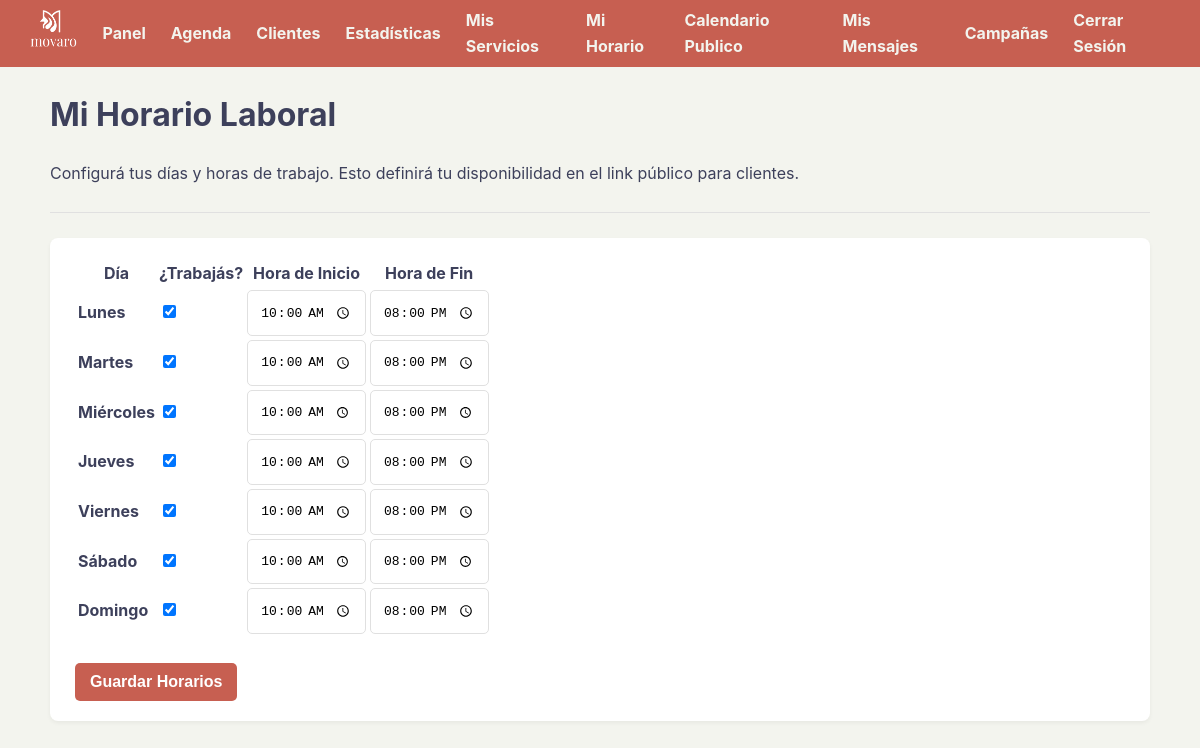
Before: /horarios (signed in) with the older database file.
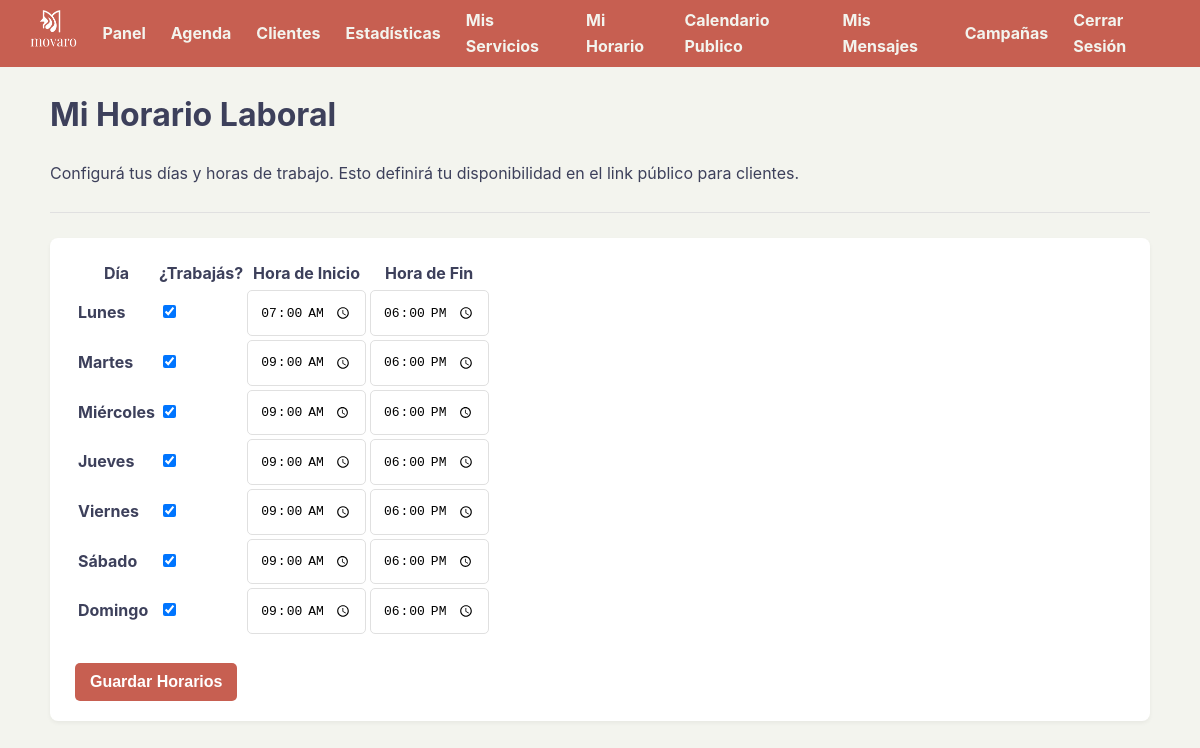
After: the same page with the newer database file.
### tables this page shows
CREATE TABLE horarios (
            id INTEGER PRIMARY KEY AUTOINCREMENT,
            usuario_id INTEGER NOT NULL,
            dia_semana INTEGER NOT NULL, -- 0=Lunes, 1=Martes, etc.
            hora_inicio TEXT,
            hora_fin TEXT,
            trabaja BOOLEAN NOT NULL DEFAULT 1, -- 1=Sí trabaja, 0=No trabaja
            UNIQUE(usuario_id, dia_semana),
            FOREIGN KEY (usuario_id) REFERENCES usuarios (id)
        );

### app.py (the view, shortened to what this page needs)
@app.route('/horarios', methods=['GET', 'POST'])
def gestionar_horarios():
    if 'usuario_id' not in session: return redirect('/login')
    usuario_id_actual = session['usuario_id']
    conn = sqlite3.connect(DATABASE)
    conn.row_factory = sqlite3.Row
    cursor = conn.cursor()
    cursor.execute("SELECT * FROM horarios WHERE usuario_id = ?", (usuario_id_actual,))
    horarios_guardados = {h['dia_semana']: h for h in cursor.fetchall()}
    conn.close()
    dias_semana = ["Lunes", "Martes", "Miércoles", "Jueves", "Viernes", "Sábado", "Domingo"]
    return render_template('horarios.html', dias_semana=dias_semana, horarios=horarios_guardados)

### templates/horarios.html (shortened to what this page needs)
{% extends "base.html" %}
{% block content %}
<h1>Mi Horario Laboral</h1>
<p>Configurá tus días y horas de trabajo. Esto definirá tu disponibilidad en el link público para clientes.</p>
<hr>
<div class="card">
    <form action="/horarios" method="post">
        <table class="stats-table tabla-responsiva">
            <thead>
                <tr>
                    <th>Día</th>
                    <th>¿Trabajás?</th>
                    <th>Hora de Inicio</th>
                    <th>Hora de Fin</th>
                </tr>
            </thead>
            <tbody>
                {% for i in range(7) %}
                    {% set dia = dias_semana[i] %}
                    {% set horario_dia = horarios.get(i) %}
                    <tr>
                        <td data-label="Día"><strong>{{ dia }}</strong></td>
                        <td data-label="¿Trabajás?">
                            <input type="checkbox" name="trabaja_{{ i }}"
                                   {% if not horario_dia or horario_dia.trabaja %}checked{% endif %}>
                        </td>
                        <td data-label="Hora de Inicio">
                            <input type="time" name="inicio_{{ i }}" value="{{ horario_dia.hora_inicio if horario_dia else '09:00' }}" class="form-control">
                        </td>
                        <td data-label="Hora de Fin">
                            <input type="time" name="fin_{{ i }}" value="{{ horario_dia.hora_fin if horario_dia else '18:00' }}" class="form-control">
                        </td>
                    </tr>
                {% endfor %}
            </tbody>
        </table>
        <br>
        <button type="submit">Guardar Horarios</button>
    </form>
</div>
{% endblock %}

### templates/base.html (shortened to what this page needs)
<!DOCTYPE html>
<html lang="es">
<head>
    <link rel="stylesheet" href="{{ url_for('static', filename='style.css') }}">
</head>
<body>
    {% if session.usuario_id %}
    <nav class="navbar">
        <div class="brand">
            <a href="/panel">
                <img src="{{ url_for('static', filename='logo.png') }}" alt="Logo movaro" height="40">
            </a>
        </div>
        <div class="links">
            <a href="/panel">Panel</a>
            <a href="/calendario">Agenda</a>
            <a href="/clientes">Clientes</a>
            <a href="/estadisticas">Estadísticas</a>
            <a href="/servicios">Mis Servicios</a>
            <a href="/horarios">Mi Horario</a>
            <a href="/configuracion_publica">Calendario Publico</a>
            <a href="/mensajes">Mis Mensajes</a>
            <a href="/campanas">Campañas</a>
            <a href="/logout">Cerrar Sesión</a>
        </div>
    </nav>
    {% endif %}
    <div class="container">
        {% block content %}{% endblock %}
    </div>
</body>
</html>

### static/style.css (style rules this page uses)
:root { --color-primario: #C75F51; --color-secundario: #27626A; --color-texto: #3d405b; --color-fondo: #F3F4EE; --color-blanco: #FFFFFF; --color-borde-suave: #e0e0e0; --color-rojo-peligro: #dc3545; }
body { font-family: -apple-system, BlinkMacSystemFont, "Segoe UI", Roboto, Helvetica, Arial, sans-serif; margin: 0; background-color: var(--color-fondo); color: var(--color-texto); line-height: 1.6; }
.container { max-width: 95%; margin: 20px auto; padding: 0 20px; box-sizing: border-box; }
a { color: var(--color-primario); text-decoration: none; font-weight: bold; }
button, .boton-accion { background-color: var(--color-primario); color: var(--color-blanco); padding: 10px 15px; border: none; border-radius: 5px; cursor: pointer; font-size: 1em; font-weight: bold; text-align: center; }
hr { border: none; border-top: 1px solid var(--color-borde-suave); margin: 25px 0; }
img { max-width: 100%; height: auto; }
.navbar { background-color: var(--color-primario); padding: 8px 30px; display: flex; align-items: center; justify-content: space-between; }
.navbar .brand img { height: 40px; width: auto; }
.navbar .links { display: flex; align-items: center; }
.navbar .links a { color: var(--color-fondo); margin-left: 25px; font-weight: bold; }
.card { background-color: var(--color-blanco); padding: 20px 25px; border-radius: 8px; box-shadow: 0 2px 4px rgba(0,0,0,0.05); }
.form-group input, .form-group select, .form-control { width: 100%; padding: 12px; border: 1px solid var(--color-borde-suave); border-radius: 5px; box-sizing: border-box; font-size: 1em; }

Changed rows visible on the page:
removed horarios: trabaja "☑", hora_inicio "10:00", hora_fin "20:00"
removed horarios: trabaja "☑", hora_inicio "10:00", hora_fin "20:00"
removed horarios: trabaja "☑", hora_inicio "10:00", hora_fin "20:00"
removed horarios: trabaja "☑", hora_inicio "10:00", hora_fin "20:00"
removed horarios: trabaja "☑", hora_inicio "10:00", hora_fin "20:00"
removed horarios: trabaja "☑", hora_inicio "10:00", hora_fin "20:00"
removed horarios: trabaja "☑", hora_inicio "10:00", hora_fin "20:00"
added horarios: trabaja "☑", hora_inicio "07:00", hora_fin "18:00"
added horarios: trabaja "☑", hora_inicio "09:00", hora_fin "18:00"
added horarios: trabaja "☑", hora_inicio "09:00", hora_fin "18:00"
added horarios: trabaja "☑", hora_inicio "09:00", hora_fin "18:00"
added horarios: trabaja "☑", hora_inicio "09:00", hora_fin "18:00"
added horarios: trabaja "☑", hora_inicio "09:00", hora_fin "18:00"
added horarios: trabaja "☑", hora_inicio "09:00", hora_fin "18:00"
